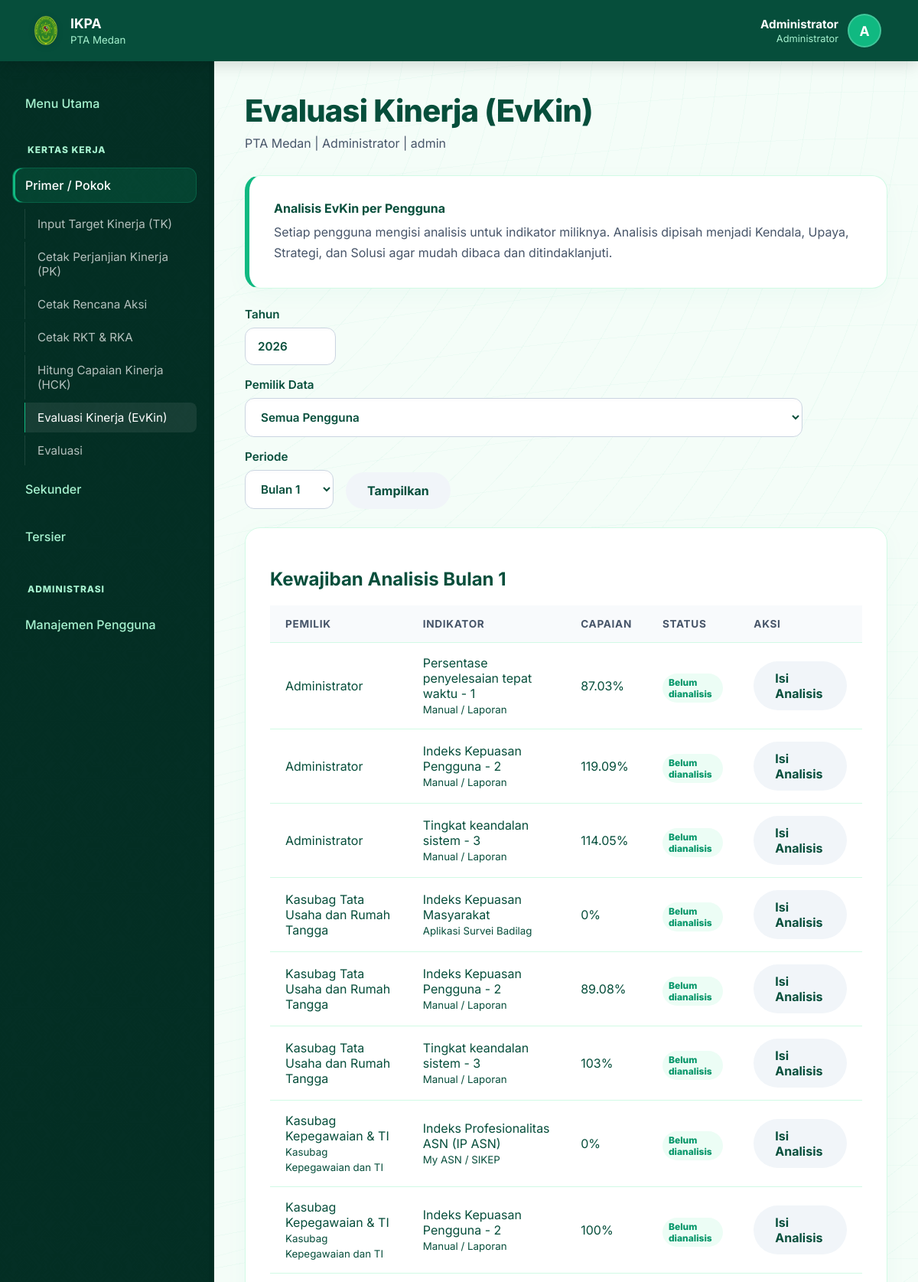
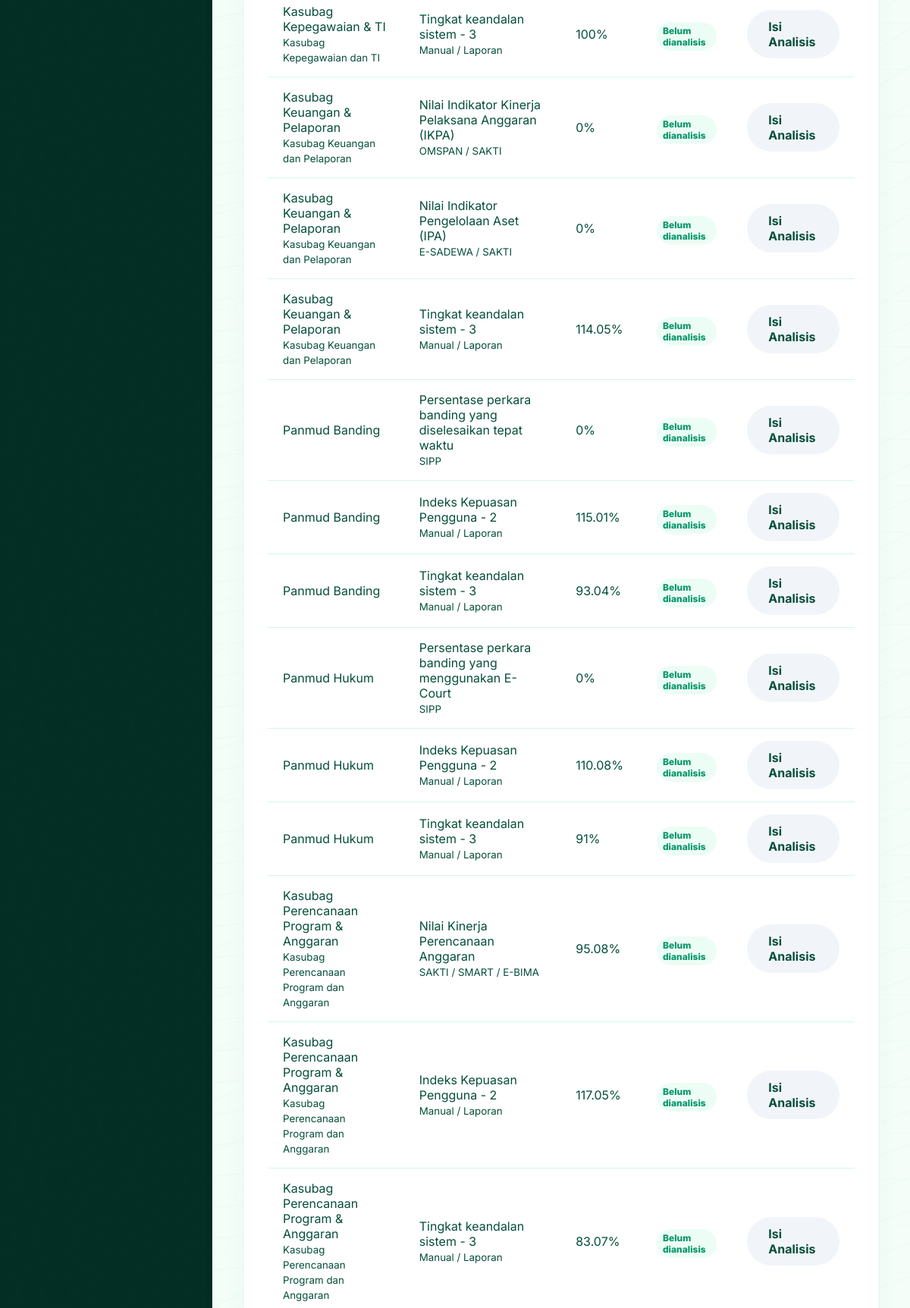
Page /index.php?page=evaluasi (signed in, upper part) on the committed database (2 pictures, top to bottom).
### tables this page shows
CREATE TABLE target_kinerja (
            id INTEGER PRIMARY KEY AUTOINCREMENT,
            tahun INTEGER NOT NULL,
            unit TEXT NOT NULL,
            sasaran TEXT NOT NULL,
            indikator TEXT NOT NULL,
            target REAL NOT NULL DEFAULT 0,
            dipa01 REAL NOT NULL DEFAULT 0,
            dipa04 REAL NOT NULL DEFAULT 0,
            real_tw1 REAL NOT NULL DEFAULT 0,
            real_tw2 REAL NOT NULL DEFAULT 0,
            real_tw3 REAL NOT NULL DEFAULT 0,
            real_tw4 REAL NOT NULL DEFAULT 0
        , user_id INTEGER, created_at TEXT, updated_at TEXT, satuan TEXT NOT NULL DEFAULT "", tipe_indikator TEXT NOT NULL DEFAULT "max", sumber_data TEXT NOT NULL DEFAULT "", bobot REAL NOT NULL DEFAULT 1, target_tw1 REAL NOT NULL DEFAULT 0, target_tw2 REAL NOT NULL DEFAULT 0, target_tw3 REAL NOT NULL DEFAULT 0, target_tw4 REAL NOT NULL DEFAULT 0, analisis_kegiatan TEXT NOT NULL DEFAULT "", analisis_upaya TEXT NOT NULL DEFAULT "", analisis_strategi TEXT NOT NULL DEFAULT "", analisis_kendala TEXT NOT NULL DEFAULT "", analisis_solusi TEXT NOT NULL DEFAULT "", metadata TEXT NOT NULL DEFAULT "{}", is_mandatory INTEGER NOT NULL DEFAULT 0, target_jan REAL NOT NULL DEFAULT 0, target_feb REAL NOT NULL DEFAULT 0, target_mar REAL NOT NULL DEFAULT 0, target_apr REAL NOT NULL DEFAULT 0, target_mei REAL NOT NULL DEFAULT 0, target_jun REAL NOT NULL DEFAULT 0, target_jul REAL NOT NULL DEFAULT 0, target_agu REAL NOT NULL DEFAULT 0, target_sep REAL NOT NULL DEFAULT 0, target_okt REAL NOT NULL DEFAULT 0, target_nov REAL NOT NULL DEFAULT 0, target_des REAL NOT NULL DEFAULT 0, real_jan REAL NOT NULL DEFAULT 0, real_feb REAL NOT NULL DEFAULT 0, real_mar REAL NOT NULL DEFAULT 0, real_apr REAL NOT NULL DEFAULT 0, real_mei REAL NOT NULL DEFAULT 0, real_jun REAL NOT NULL DEFAULT 0, real_jul REAL NOT NULL DEFAULT 0, real_agu REAL NOT NULL DEFAULT 0, real_sep REAL NOT NULL DEFAULT 0, real_okt REAL NOT NULL DEFAULT 0, real_nov REAL NOT NULL DEFAULT 0, real_des REAL NOT NULL DEFAULT 0, analisis_capaian TEXT NOT NULL DEFAULT "");

### index.php (called while the page is built, shortened)
<?php
$page = $_GET['page'] ?? 'beranda';
require __DIR__ . "/pages/{$page}.php";

### app/database.php (called while the page is built, shortened)
<?php
function db(): PDO
{
    static $pdo = null;
    if ($pdo instanceof PDO) {
        return $pdo;
    }
    $dataDir = dirname(__DIR__) . DIRECTORY_SEPARATOR . 'data';
    $pdo = new PDO('sqlite:' . $dataDir . DIRECTORY_SEPARATOR . 'ikpa.sqlite');
    $pdo->setAttribute(PDO::ATTR_ERRMODE, PDO::ERRMODE_EXCEPTION);
    $pdo->setAttribute(PDO::ATTR_DEFAULT_FETCH_MODE, PDO::FETCH_ASSOC);
    $pdo->exec('PRAGMA foreign_keys = ON');
    return $pdo;
}

### pages/evaluasi.php (the view, shortened to what this page needs)
<?php
$user = current_user();
$tahun = year_value();
$canViewAll = user_can('view_all_targets');
$selectedUserId = $canViewAll ? (int)($_GET['user_id'] ?? $_POST['user_id'] ?? 0) : (int)$user['id'];
$selectedTw=max(1,min(12,(int)($_GET['triwulan']??1)));
$targetQuery='SELECT tk.*,u.nama owner_nama,u.role owner_role FROM target_kinerja tk LEFT JOIN users u ON u.id=tk.user_id WHERE tk.tahun=:tahun'; $targetParams=['tahun'=>$tahun];
$targetQuery.=' ORDER BY u.unit,u.role,u.nama,tk.id';$targetStmt=db()->prepare($targetQuery);$targetStmt->execute($targetParams);$targets=$targetStmt->fetchAll();
$evaluationMap=[];$mapStmt=db()->query('SELECT target_id,triwulan,COUNT(*) total FROM evaluasi GROUP BY target_id,triwulan');foreach($mapStmt->fetchAll() as $row)$evaluationMap[(int)$row['target_id'].'-'.(int)$row['triwulan']]=(int)$row['total'];
render_header('Evaluasi Kinerja (EvKin)'); ?>
<section class="panel analysis-rule"><strong>Analisis EvKin per Pengguna</strong><p>Setiap pengguna mengisi analisis untuk indikator miliknya. Analisis dipisah menjadi Kendala, Upaya, Strategi, dan Solusi agar mudah dibaca dan ditindaklanjuti.</p></section>
<form method="get" class="toolbar"><label>Tahun<input type="number" name="tahun" min="2020" max="2100" value="<?= h((string)$tahun) ?>"></label><?php if($canViewAll):?><label>Pemilik Data<select name="user_id"><option value="0">Semua Pengguna</option></select></label><?php endif;?><label>Periode<select name="triwulan"><?php for($i=1;$i<=12;$i++):?><option value="<?= $i ?>" <?= $i===$selectedTw?'selected':'' ?>>Bulan <?= $i ?></option><?php endfor;?></select></label><button class="secondary">Tampilkan</button></form>
<section class="panel"><h2>Kewajiban Analisis Bulan <?= $selectedTw ?></h2><div class="table-responsive data-scroll"><table><thead><tr><?php if($canViewAll):?><th>Pemilik</th><?php endif;?><th>Indikator</th><th>Capaian</th><th>Status</th><th>Aksi</th></tr></thead><tbody><?php if(!$targets):?><tr><td colspan="<?= $canViewAll?5:4 ?>">Belum ada target kinerja.</td></tr><?php endif;?><?php foreach($targets as $target):$trend=achievement_trend($target,$selectedTw);$has=($evaluationMap[(int)$target['id'].'-'.$selectedTw]??0)>0;?><tr><?php if($canViewAll):?><td><?= format_user_label($target['owner_nama']??'',$target['owner_role']??'',true) ?></td><?php endif;?><td><?= h((string)$target['indikator']) ?><br><small><?= h((string)($target['sumber_data']?:'Sumber belum diisi')) ?></small></td><td><?= h((string)$trend['current']) ?>%</td><td><span class="small-badge"><?= $has?'Analisis tersedia':'Belum dianalisis' ?></span></td><td><a class="button secondary" href="index.php?page=evaluasi&tahun=<?= $tahun ?>&triwulan=<?= $selectedTw ?>&target_id=<?= h((string)$target['id']) ?><?= $selectedUserId>0?'&user_id='.h((string)$selectedUserId):'' ?>#form-evkin">Isi Analisis</a></td></tr><?php endforeach;?></tbody></table></div></section>

### app/helpers.php (shortened to what this page needs)
<?php
function h(?string $value): string
{
    return htmlspecialchars($value ?? '', ENT_QUOTES, 'UTF-8');
}
function current_user(): ?array
{
    return $_SESSION['user'] ?? null;
}
function num(mixed $value): float
{
    if (is_numeric($value)) {
        return (float) $value;
    }
    return 0.0;
}
function achievement_value(float $target, float $realisasi, string $type): float
{
    if ($target <= 0 || $realisasi < 0) {
        return 0.0;
    }
    return round(($realisasi / $target) * 100, 2);
}
function target_for_month(array $row, int $month): float
{
    $months = ['jan', 'feb', 'mar', 'apr', 'mei', 'jun', 'jul', 'agu', 'sep', 'okt', 'nov', 'des'];
    $m = $months[$month - 1] ?? 'jan';
    $monthTarget = num($row['target_' . $m] ?? 0);
    return round(num($row['target'] ?? 0) / 12, 2);
}
function achievement_for_month(array $row, int $month): float
{
    $month = max(1, min(12, $month));
    $months = ['jan', 'feb', 'mar', 'apr', 'mei', 'jun', 'jul', 'agu', 'sep', 'okt', 'nov', 'des'];
    $m = $months[$month - 1] ?? 'jan';
    $target = target_for_month($row, $month);
    $realisasi = num($row['real_' . $m] ?? 0);
    return achievement_value($target, $realisasi, (string) ($row['tipe_indikator'] ?? 'max'));
}
function achievement_trend(array $row, int $month): array
{
    $month = max(1, min(12, $month));
    $current = achievement_for_month($row, $month);
    if ($month === 1) {
        return [
            'previous' => null,
            'current' => $current,
            'status' => 'baseline',
            'label' => 'Baseline Bulan 1',
            'jenis' => 'Baseline capaian awal',
            'required' => true,
        ];
    }
    $previous = achievement_for_month($row, $month - 1);
    return [
        'previous' => $previous,
        'current' => $current,
        'status' => $status,
        'label' => $label,
        'jenis' => $jenis,
        'required' => true,
    ];
}
function year_value(): int
{
    $year = (int) ($_GET['tahun'] ?? $_POST['tahun'] ?? date('Y'));
    return max(2020, min(2100, $year));
}
function role_catalog(): array
{
    return [
        'Admin' => [
            'label' => 'Administrator',
            'unit_type' => 'PTA Medan',
            'permissions' => ['manage_users', 'view_all_targets', 'edit_all_targets', 'input_target', 'evaluate', 'print_documents', 'view_reports'],
        ],
        'PanmudBanding' => [
            'label' => 'Panmud Banding',
            'unit_type' => 'PTA Medan',
            'permissions' => ['input_target', 'evaluate', 'print_documents'],
        ],
        'PanmudHukum' => [
            'label' => 'Panmud Hukum',
            'unit_type' => 'PTA Medan',
            'permissions' => ['input_target', 'evaluate', 'print_documents'],
        ],
        'KasubagTURT' => [
            'label' => 'Kasubag Tata Usaha dan Rumah Tangga',
            'unit_type' => 'PTA Medan',
            'permissions' => ['input_target', 'evaluate', 'print_documents'],
        ],
        'Kepegawaian' => [
            'label' => 'Kasubag Kepegawaian dan TI',
            'unit_type' => 'PTA Medan',
            'permissions' => ['input_target', 'evaluate', 'print_documents'],
        ],
        'Keuangan' => [
            'label' => 'Kasubag Keuangan dan Pelaporan',
            'unit_type' => 'PTA Medan',
            'permissions' => ['input_target', 'evaluate', 'print_documents'],
        ],
        'Perencanaan' => [
            'label' => 'Kasubag Perencanaan Program dan Anggaran',
            'unit_type' => 'PTA Medan',
            'permissions' => ['manage_users', 'view_all_targets', 'edit_all_targets', 'input_target', 'evaluate', 'print_documents', 'view_reports'],
        ],
        'SatkerPanmudHukum' => [
            'label' => 'Panmud Hukum Satker PA',
            'unit_type' => 'Satker PA',
            'permissions' => ['input_target', 'evaluate', 'print_documents'],
        ],
        'SatkerKasubagPTIP' => [
            'label' => 'Kasubag PTIP Satker PA',
            'unit_type' => 'Satker PA',
            'permissions' => ['input_target', 'evaluate', 'print_documents'],
        ],
    ];
}
function format_user_label(?string $nama, ?string $role, bool $multiline = false): string {
    $namaStr = trim((string)$nama);
    $roleStr = trim(role_label((string)$role));
    if (strcasecmp($namaStr, $roleStr) === 0) {
        return h($namaStr);
    }
    if ($multiline) {
        return h($namaStr) . '<br><small>' . h($roleStr) . '</small>';
    }
    return h($namaStr) . ' - ' . h($roleStr);
}
function role_label(string $role): string
{
    $roles = role_catalog();
    return $roles[$role]['label'] ?? $role;
}
function user_can(string $permission, ?array $user = null): bool
{
    $user ??= current_user();
    $roles = role_catalog();
    $role = (string) ($user['role'] ?? '');
    $permissions = $roles[$role]['permissions'] ?? [];
    return in_array($permission, $permissions, true);
}
        ?>
        <?php
function render_header(string $title): void
{
    require __DIR__ . '/views/header.php';
}
function render_footer(): void
{
    require __DIR__ . '/views/footer.php';
}

### assets/app.css (style rules this page uses)
:root { --bg: #f4fdf8; --panel: #ffffff; --line: #d1fae5; --text: #064e3b; --muted: #475569; --primary: #10b981; --primary-dark: #059669; --accent: #064e3b; --accent-light: #047857; --gold: #d97706; --red: #ef4444; --gradient-hero: linear-gradient(135deg, #022c22 0%, #064e3b 40%, #10b981 100%); }
* { box-sizing: border-box; }
body { margin: 0; min-height: 100vh; background-color: var(--bg); background-image: repeating-radial-gradient(circle at 0% 0%, transparent 0, transparent 40px, rgba(16, 185, 129, 0.04) 40px, rgba(16, 185, 129, 0.04) 41px), repeating-radial-gradient(circle at 100% 100%, transparent 0, transparent 60px, rgba(16, 185, 129, 0.03) 60px, rgba(16, 185, 129, 0.03) 61px); background-attachment: fixed; color: var(--text); font-family: 'Inter', system-ui, -apple-system, sans-serif; -webkit-font-smoothing: antialiased; }
a { color: var(--primary); transition: all 0.2s ease; }
.panel { background: #fff; border: 1px solid var(--line); border-radius: 20px; box-shadow: 0 8px 30px rgba(16, 185, 129, 0.04); padding: 32px; }
label { display: grid; gap: 8px; font-weight: 600; color: var(--text); font-size: 0.95rem; }
input, select, textarea, button { font: inherit; }
input, select, textarea { width: 100%; border: 1px solid #cbd5e1; border-radius: 12px; padding: 14px 16px; background: #fff; transition: all 0.2s; color: var(--text); box-shadow: inset 0 2px 4px rgba(0, 0, 0, 0.02); }
.button, button { display: inline-flex; align-items: center; justify-content: center; min-height: 48px; padding: 12px 28px; border: 0; border-radius: 50px; background: var(--primary); color: #fff; font-weight: 700; text-decoration: none; cursor: pointer; transition: all 0.3s cubic-bezier(0.16, 1, 0.3, 1); box-shadow: 0 4px 12px rgba(16, 185, 129, 0.3); }
.button.secondary, button.secondary { background: #f1f5f9; color: var(--text); box-shadow: none; }
.toolbar { display: flex; flex-wrap: wrap; align-items: end; gap: 16px; margin-bottom: 24px; }
.analysis-rule { margin-bottom: 24px; border-left: 6px solid var(--primary); }
.analysis-rule strong { display: block; color: var(--accent); margin-bottom: 8px; }
.analysis-rule p { margin: 0; color: var(--muted); line-height: 1.7; }
.small-badge { display: inline-flex; margin-top: 6px; padding: 4px 8px; border-radius: 999px; background: #ecfdf5; color: var(--primary-dark); font-size: .75rem; font-weight: 800; }
table { width: 100%; border-collapse: collapse; }
th, td { padding: 16px 20px; border-bottom: 1px solid var(--line); text-align: left; vertical-align: middle; }
th { background: #f8fafc; color: var(--muted); font-size: 0.85rem; text-transform: uppercase; letter-spacing: 0.05em; font-weight: 700; }
html { scroll-behavior: smooth; }

### rows in the picture
target_kinerja: owner_role "Administrator", indikator "Persentase penyelesaian tepat waktu - 1", sumber_data "Manual / Laporan", current "87.03", shows "Belum dianalisis"
target_kinerja: owner_role "Administrator", indikator "Indeks Kepuasan Pengguna - 2", sumber_data "Manual / Laporan", current "119.09", shows "Belum dianalisis"
target_kinerja: owner_role "Administrator", indikator "Tingkat keandalan sistem - 3", sumber_data "Manual / Laporan", current "114.05", shows "Belum dianalisis"
target_kinerja: owner_role "Kasubag Tata Usaha dan Rumah Tangga", indikator "Indeks Kepuasan Masyarakat", sumber_data "Aplikasi Survei Badilag", current "0", shows "Belum dianalisis"
target_kinerja: owner_role "Kasubag Tata Usaha dan Rumah Tangga", indikator "Indeks Kepuasan Pengguna - 2", sumber_data "Manual / Laporan", current "89.08", shows "Belum dianalisis"
target_kinerja: owner_role "Kasubag Tata Usaha dan Rumah Tangga", indikator "Tingkat keandalan sistem - 3", sumber_data "Manual / Laporan", current "103", shows "Belum dianalisis"
target_kinerja: namaStr "Kasubag Kepegawaian & TI", roleStr "Kasubag Kepegawaian dan TI", indikator "Indeks Profesionalitas ASN (IP ASN)", sumber_data "My ASN / SIKEP", current "0", shows "Belum dianalisis"
target_kinerja: namaStr "Kasubag Kepegawaian & TI", roleStr "Kasubag Kepegawaian dan TI", indikator "Indeks Kepuasan Pengguna - 2", sumber_data "Manual / Laporan", current "100", shows "Belum dianalisis"
target_kinerja: namaStr "Kasubag Kepegawaian & TI", roleStr "Kasubag Kepegawaian dan TI", indikator "Tingkat keandalan sistem - 3", sumber_data "Manual / Laporan", current "100", shows "Belum dianalisis"
target_kinerja: namaStr "Kasubag Keuangan & Pelaporan", roleStr "Kasubag Keuangan dan Pelaporan", indikator "Nilai Indikator Kinerja Pelaksana Anggaran (IKPA)", sumber_data "OMSPAN / SAKTI", current "0", shows "Belum dianalisis"
target_kinerja: namaStr "Kasubag Keuangan & Pelaporan", roleStr "Kasubag Keuangan dan Pelaporan", indikator "Nilai Indikator Pengelolaan Aset (IPA)", sumber_data "E-SADEWA / SAKTI", current "0", shows "Belum dianalisis"
target_kinerja: namaStr "Kasubag Keuangan & Pelaporan", roleStr "Kasubag Keuangan dan Pelaporan", indikator "Tingkat keandalan sistem - 3", sumber_data "Manual / Laporan", current "114.05", shows "Belum dianalisis"
target_kinerja: owner_role "Panmud Banding", indikator "Persentase perkara banding yang diselesaikan tepat waktu", sumber_data "SIPP", current "0", shows "Belum dianalisis"
target_kinerja: owner_role "Panmud Banding", indikator "Indeks Kepuasan Pengguna - 2", sumber_data "Manual / Laporan", current "115.01", shows "Belum dianalisis"
target_kinerja: owner_role "Panmud Banding", indikator "Tingkat keandalan sistem - 3", sumber_data "Manual / Laporan", current "93.04", shows "Belum dianalisis"
target_kinerja: owner_role "Panmud Hukum", indikator "Persentase perkara banding yang menggunakan E-Court", sumber_data "SIPP", current "0", shows "Belum dianalisis"
target_kinerja: owner_role "Panmud Hukum", indikator "Indeks Kepuasan Pengguna - 2", sumber_data "Manual / Laporan", current "110.08", shows "Belum dianalisis"
target_kinerja: owner_role "Panmud Hukum", indikator "Tingkat keandalan sistem - 3", sumber_data "Manual / Laporan", current "91", shows "Belum dianalisis"
target_kinerja: namaStr "Kasubag Perencanaan Program & Anggaran", roleStr "Kasubag Perencanaan Program dan Anggaran", indikator "Nilai Kinerja Perencanaan Anggaran", sumber_data "SAKTI / SMART / E-BIMA", current "95.08", shows "Belum dianalisis"
target_kinerja: namaStr "Kasubag Perencanaan Program & Anggaran", roleStr "Kasubag Perencanaan Program dan Anggaran", indikator "Indeks Kepuasan Pengguna - 2", sumber_data "Manual / Laporan", current "117.05", shows "Belum dianalisis"
target_kinerja: namaStr "Kasubag Perencanaan Program & Anggaran", roleStr "Kasubag Perencanaan Program dan Anggaran", indikator "Tingkat keandalan sistem - 3", sumber_data "Manual / Laporan", current "83.07", shows "Belum dianalisis"

### other values in the picture
$user['nama'] "Administrator"
role_label((string) $user['role']) "Administrator"
substr($user['nama'], 0, 1) "A"
$groupLabel "Primer / Pokok"
$label "Input Target Kinerja (TK)"
$label "Cetak Perjanjian Kinerja (PK)"
$label "Cetak Rencana Aksi"
$label "Cetak RKT & RKA"
$label "Hitung Capaian Kinerja (HCK)"
$label "Evaluasi Kinerja (EvKin)"
$label "Evaluasi"
$groupLabel "Sekunder"
$groupLabel "Tersier"
$title "Evaluasi Kinerja (EvKin)"
$user['unit'] "PTA Medan"
